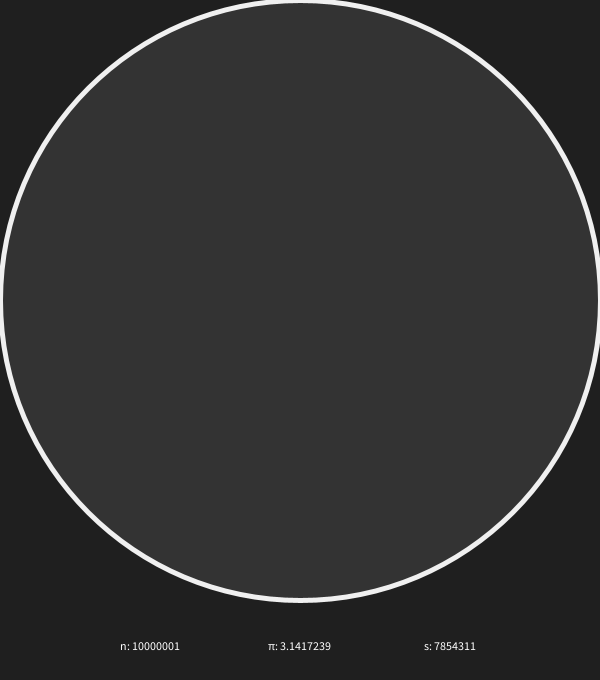
Frame 1 (no input)
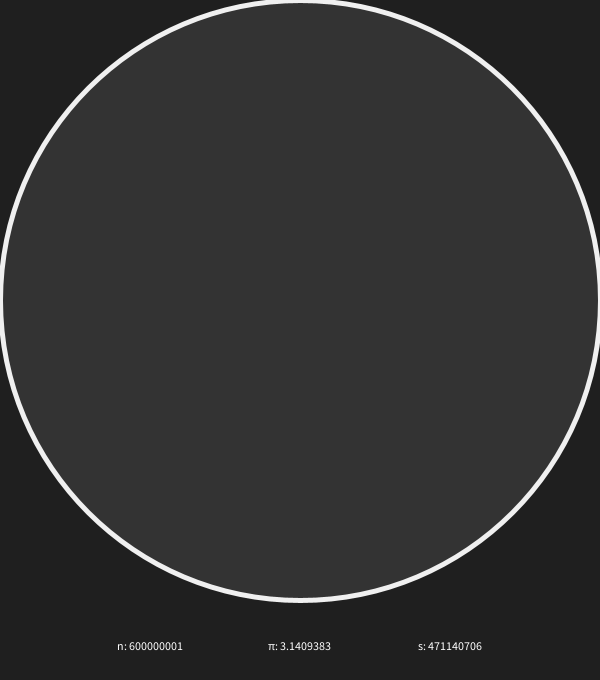
Frame 60 (the mouse pressed at the canvas centre just before this capture)
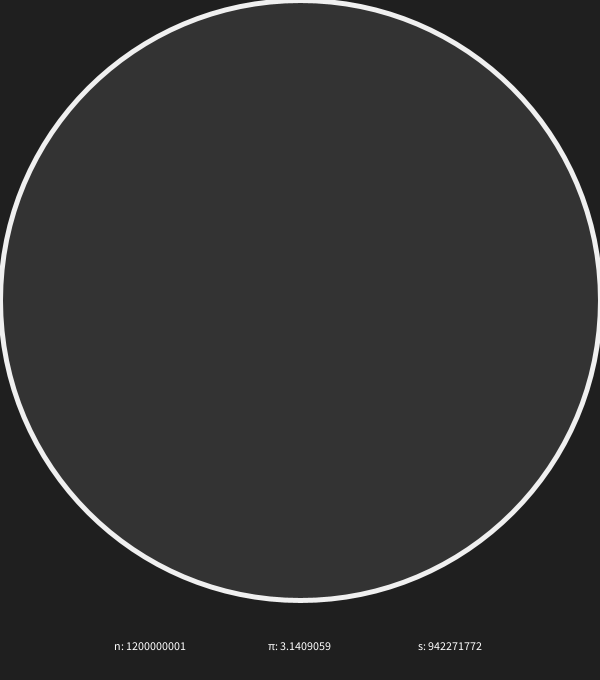
Frame 120 (the mouse held since frame 60 and released just before this capture)

The Processing sketch that drew these frames (run headless with seeded random() and noise(); from frame 60 on, the mouse is pressed at the canvas centre):

// Processing sketch: estimatingpi
// ── estimatingpi.pde
int n = 0;
int s = 0;

void setup(){
  size(600,680); 
  background(31);
  fill(51);
  stroke(240);
  strokeWeight(5);
  circle(width/2,height/2-40,width);
  fill(255);
  noStroke();
  while (s==0){
    throwPoint(); 
  }
}

void draw(){
  for (int i = 0; i<10000000;i++){
    throwPoint();
  }
  float r2 = pow(float(width)/2.0, 2.0);
  float rectarea = pow(float(width), 2.0);
  float ns = float(s)/float(n);
  rectMode(CORNERS);
  fill(31);
  rect(0,610,600,680);
  fill(255);
  textAlign(CENTER);
  text("π: "+(rectarea*ns)/r2, 300,650);
  text("n: "+n, 150,650);
  text("s: "+s, 450,650);
  
}

void throwPoint(){
  n++;
  float newx = int(random(width));
  float newy = int(random(height-80));
  //ellipse(newx,newy,1,1);
  //circle(newx,newy,2);
  if (dist(width/2, height/2-40, newx,newy) <= width/2){
    s++;
  }
}

boolean looping = true;

void mouseClicked(){
  if (looping){
    noLoop();
    looping = false;
  } else {
    loop();
    looping = true;
  }
}
